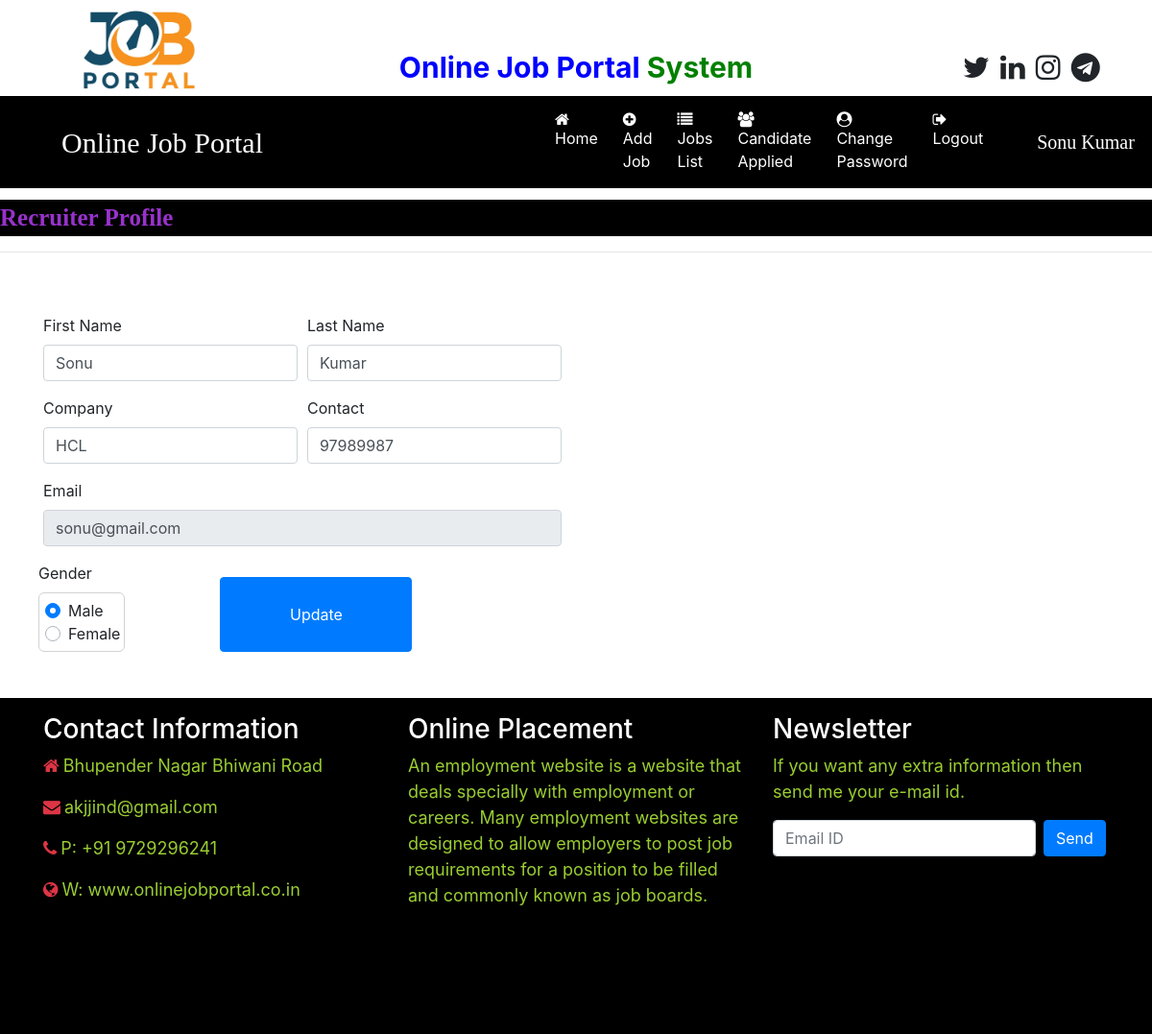
The page /recruiter_home (signed in) on the database its author committed.
### job/models.py (models this page shows, shortened)
class Recruiter(models.Model):
    user = models.ForeignKey(User,on_delete=models.CASCADE)
    mobile= models.CharField(max_length=15,null=True)
    gender=models.CharField(max_length=10,null=True)
    company=models.CharField(max_length=25,null=True)
    type= models.CharField(max_length=15,null=True)
    status=models.CharField(max_length=20,null=True)

### job/views.py (the view, shortened to what this page needs)
# urls.py: path('recruiter_home',recruiter_home, name="recruiter_home" ),
def recruiter_home(request):
    if not request.user.is_authenticated:
        return redirect('recruiter_login')
    user=request.user
    recruiter=Recruiter.objects.get(user=user)
    error=""
    d={'recruiter':recruiter,'error':error}
    return render(request, 'job/recruiter_home.html',d)

### job/templates/job/recruiter_home.html (shortened to what this page needs)
{% load static %}
{% block body%}
{% include 'job/recruiter_navigation.html' %}
<marquee style="font-family: 'Monotype Corsiva'; font-size:25px;color: darkorchid;background-color:black; font-weight: bold;margin-top: 1%;">
    Recruiter Profile
</marquee>
<hr>
<div class="container">
    <div class="row">
        <div class="col-sm-6">
            <form class="mt-5" method="post" enctype="multipart/form-data">
                <div class="form-row">
                    <div class=" form-group col-md-6">
                        <label>First Name</label>
                            <input type="text" class="form-control" name="f_name" value="{{recruiter.user.first_name}}" required>
                    </div>
                    <div class=" form-group col-md-6">
                        <label>Last Name</label>
                        <input type="text" class="form-control" name="l_name" value="{{recruiter.user.last_name}}">
                    </div>
                    <div class=" form-group col-md-6">
                        <label>Company </label>
                        <input type="text" class="form-control" name="company" value="{{recruiter.company}}">
                    </div>
                    <div class=" form-group col-md-6">
                        <label>Contact </label>
                        <input type="text" class="form-control" name="contact" value="{{recruiter.mobile}}">
                    </div>
                    <div class=" form-group col-md-12">
                        <label>Email </label>
                        <input type="email" class="form-control" name="email" value="{{recruiter.user.username}}" readonly  required>
                    </div>
                <div class="form-row">
                    <div class=" form-group col-md-6">
                        <label>Gender </label>
                        {% ifequal 'Male' recruiter.gender %}
                        <div style="border:1px solid lightgrey; padding: 6px; border-radius: 6px;">
                            <div class="custom-control custom-radio custom-control-inline">
                                <label class="custom-control-label" for="customRadioInline1">Male</label>
                            </div>
                            <div class="custom-control custom-radio custom-control-inline">
                                <label class="custom-control-label" for="customRadioInline1">Female</label>
                            </div>
                        {% endifequal %}
                        </div>
                    </div>
                </div>
                    <input type="submit" value="Update" class="btn btn-primary my-3" style="width:200px; ">
                </div>
            </form>
        </div>
    </div>
</div>
{% include 'job/footer.html' %}
{% endblock body%}

### job/templates/job/recruiter_navigation.html (shortened to what this page needs)
<html>
    <head>
        {% load static %}
  <link rel="stylesheet" href="https://maxcdn.bootstrapcdn.com/bootstrap/4.5.2/css/bootstrap.min.css">
  <link rel="stylesheet" href="https://cdnjs.cloudflare.com/ajax/libs/font-awesome/4.7.0/css/font-awesome.min.css">
    </head>
    <body>
        <div class="container">
            <div class="row">
                <div class="col-sm-3">
                    <img src="{% static 'images/4.jpg'%}" style="width:200px; height:100px">
                </div>
                <div class="col-sm-6 mt-5 text-center">
                    <span style="font-weight:bold ; font-size :30px">
                        <span style = "color : blue">Online Job Portal</span>
                        <span style = "color : green">System</span>
                    </span>
                </div>
                <div class="col-sm-3 mt-5" style="padding-left:10%">
                    <span style="font-weight:bold; font-size:30px">
                        <span><i class="fa fa-twitter pl-1"></i></span>
                        <span><i class="fa fa-linkedin pl-1"></i></span>
                        <span><i class="fa fa-instagram pl-1"></i></span>
                        <span><i class="fa fa-telegram pl-1"></i></span>
                    </span>
                </div>
            </div>
        </div>
        <nav class="navbar navbar-expand-sm" style="background-color :black">
            <a class="navbar-brand text-white pl-5 font-weight-weight-bold" style="font-family:'Monotype Corsiva'; font-size:30px">Online Job Portal</a>
            <ul class="navbar-nav">
                <li class="nav-item">
                   <a class="nav-link" href="{% url 'recruiter_home'%}" style="margin-left:280px"><i class="fa fa-home mr-1"></i>Home</a>
                </li>
                <li class="nav-item">
                   <a class="nav-link" href="{% url 'add_job' %}"><i class="fa fa-plus-circle mr-1"></i>Add Job</a>
                </li>
                <li class="nav-item">
                   <a class="nav-link" href="{% url 'job_list'%}" ><i class="fa fa-list mr-1"></i>Jobs List</a>
                </li>
                <li class="nav-item">
                    <a class="nav-link" href="{% url 'applied_candidatelist' %}" ><i class="fa fa-users mr-1"></i>Candidate Applied</a>
                </li>
                <li class="nav-item">
                    <a class="nav-link" href="{% url 'change_passwordrecruiter' %}" ><i class="fa fa-user-circle mr-1"></i>Change Password</a>
                </li>
                <li class="nav-item">
                    <a class="nav-link" href="{% url 'Logout' %}" ><i class="fa fa-sign-out mr-1"></i>Logout</a>
                </li>
            </ul>
            <a class="navbar-brand text-white pl-5 font-weight-weight-bold" style="font-family:'Monotype Corsiva'; font-size:20px">{{request.user.first_name}} {{request.user.last_name}}</a>
        </nav>
    </body>
</html>

### job/templates/job/recruiter_navigation.html (style rules this page uses)
.nav-link { color :white !important; margin-left:10px; }

### rows shown on the page
Recruiter: f_name "Sonu", l_name "Kumar", company "HCL", contact "97989987", email "sonu@gmail.com"

### other values the page prints
{{ request.user.first_name }} "Sonu"
{{ request.user.last_name }} "Kumar"
